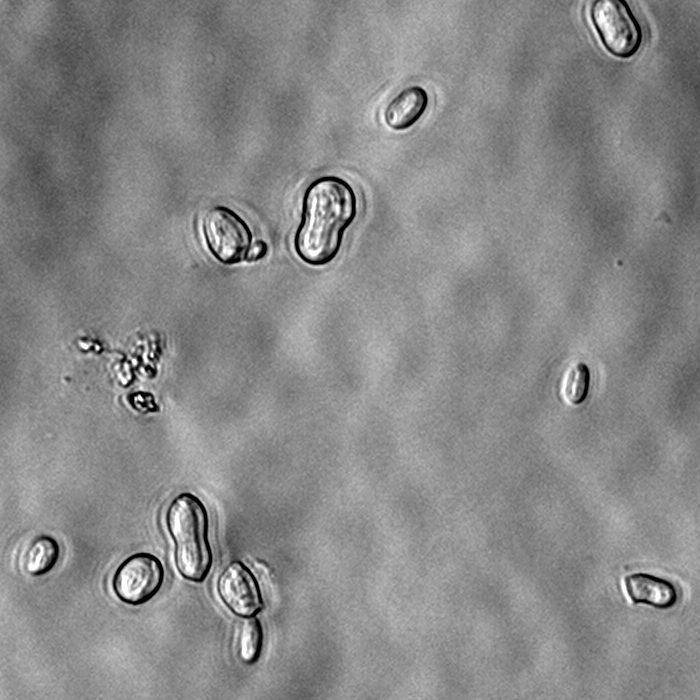
#> input picture data/segmentation_reference/20261005_h2o2_tr.png, 700 x 700 px, given in place of 179997_TRX2_dic.png, which was not available
$ python calibrate_focus_threshold.py
#> lines starting #> are read from the running program, lines starting #| are printed output that depends on the picture; after the words box and inside, x2 and y2 are one past the last pixel; in counts of white or black regions, pixels touching at a corner belong together; pictures that were not available may be replaced by others from this repository, and a replacement may not be noted
### ichnos_image/image_io.py
"""Reading image files off disk, and turning what a colour camera stores into
the 2D fluorescence plane the rest of the pipeline works on.

Extracted out of synthesize.py, which is a synthetic-data helper: the runtime
pipeline should not import its loader from a demo module.

The part that needs care is the second job. The camera on this setup is a
*colour* camera (QImaging MicroPublisher 3.3 RTV) saving 24-bit RGB. A GFP
acquisition and an mCherry acquisition are two separate exposures taken
through two different filter cubes, and each one lands on disk as a
three-component RGB image, not as a single-channel measurement. Deciding
which component -- or which calibrated combination of components -- stands
for "the green signal" is a measurement decision that changes every number
downstream, so this module refuses to make it silently.
"""
from __future__ import annotations

from pathlib import Path
from typing import Optional

import numpy as np
from PIL import Image

from . import instrument


# --------------------------------------------------------------------------
# Loading
# --------------------------------------------------------------------------


def load_image(path: str | Path) -> np.ndarray:
    """Load an image file as float64, shape unchanged.

    An RGB file comes back with its trailing axis of size 3 intact. Nothing
    is collapsed, rescaled or reordered here -- see
    extract_fluorescence_plane() for going from RGB to a 2D plane.
    """
    return np.array(Image.open(path)).astype(np.float64)


def load_png16(path: str | Path) -> np.ndarray:
    """Historical name for load_image(), kept so existing callers and the
    synthetic fixtures keep working. New code should call load_image().

    The name is misleading twice over: it loads any format PIL can read, and
    it returns float64 rather than uint16. That float64 return is exactly why
    saturation must come from the instrument profile and never be inferred
    from the array's dtype -- see saturation_value_for_file().
    """
    return load_image(path)


def save_png16(array: np.ndarray, path: str | Path) -> None:
    """Write a 16-bit PNG. Used for synthetic fixtures, not for real data."""
    Image.fromarray(np.clip(array, 0, 65535).astype(np.uint16)).save(path)


# [11 lines left out: function saturation_value_for_file, not called in this run]


# --------------------------------------------------------------------------
# RGB -> one fluorescence plane
# --------------------------------------------------------------------------

#: How to reduce a stored RGB acquisition to one 2D plane.
#:
#: "R", "G", "B"   take that single component. For a colour camera behind a
#:                 single-band emission filter this is usually the honest
#:                 choice: the signal lands predominantly on the Bayer
#:                 component matching the emission band, and the other two
#:                 carry mostly crosstalk and noise.
#: "sum"           add the three components. Keeps all the photons, but the
#:                 per-component white balance (R5/G3/B2 on this preset) is
#:                 then baked in unevenly, so it is only meaningful if that
#:                 balance is fixed and documented.
#: "luminance"     the usual 0.299/0.587/0.114 perceptual weighting. Designed
#:                 for how displays look to people, NOT for photometry.
EXTRACTION_METHODS = ("R", "G", "B", "sum", "luminance")

_LUMINANCE_WEIGHTS = (0.299, 0.587, 0.114)


class UncalibratedExtractionError(RuntimeError):
    """Raised when a 2D plane is requested from an RGB image without saying
    how to reduce it."""


# [94 lines left out: functions extract_fluorescence_plane, plane_for_channel, saturation_mask_for_image, not called in this run]

### ichnos_image/segment.py
"""bright-field/DIC -> per-cell label masks (Stage 2), plus a couple of
Stage-2/7 helpers (border-touching cells, focus score) that naturally operate
on the same phase/DIC image used for segmentation.
"""
from __future__ import annotations

import numpy as np
from scipy import ndimage as ndi
from skimage import filters, morphology, segmentation, measure
from skimage.feature import peak_local_max
from inspect import signature

_REMOVE_SMALL_OBJECTS_HAS_MAX_SIZE = (
    "max_size"
    in signature(morphology.remove_small_objects).parameters
)


def _remove_objects_below_size(
    binary: np.ndarray, min_size: int
) -> np.ndarray:
    """Keep connected objects containing at least min_size pixels."""
    if min_size <= 0:
        return binary.copy()

    if _REMOVE_SMALL_OBJECTS_HAS_MAX_SIZE:
        return morphology.remove_small_objects(
            binary, max_size=min_size - 1
        )

    # Compatibility with scikit-image versions before 0.26.
    return morphology.remove_small_objects(
        binary, min_size=min_size
    )

# [14 lines left out: function foreground_fraction, not called in this run]


def segment_cells(
    bf_image: np.ndarray, method: str = "otsu", min_size: int = 30, resize_factor: float = 1.0, **cellpose_kwargs
) -> np.ndarray:
    """Return an integer label mask (0 = background) for a bright-field/DIC image.

    method="sparse" is for fluorescence frames, where cells occupy a few
    percent of the pixels and the histogram has one mode (background), not
    two. Both other methods assume otherwise; see _segment_sparse.

    method="cellpose" needs the optional cellpose+torch dependencies (deep
    learning segmentation, preferred for stress-distorted morphology per the
    team's protocol) -- ~110s/image on CPU for a real 535x512 DIC image, so
    batch runs may need either GPU or a resize_factor < 1.0 (see below --
    unlike "otsu", cellpose tolerates this well). See
    scripts/estimate_cellpose_throughput.py to turn that per-image number
    into a "how long will my real batch take" estimate.

    method="transmitted" is for bright-field frames, where cells are dark
    rims with bright halos rather than bright objects; see
    _segment_transmitted. "sparse" on such a frame returns the halos.

    method="otsu" (default) is a classical Otsu + watershed fallback with no
    heavy dependencies, good enough for tests/prototyping.

    resize_factor < 1.0 downsamples before segmenting and scales the label
    mask back up (nearest-neighbor, so label ids stay intact). Measured
    effect differs sharply by method -- always check
    scripts/evaluate_resize_accuracy_tradeoff.py / a real-image cell-count
    sanity check for your own case before relying on it, don't assume either
    number below transfers:
    - "cellpose": degrades gracefully on a real DIC image -- resize_factor=0.5
      kept 75/79 cells (95%) at 2.6x the speed (42s vs 110s); 0.25 kept
      65/79 (82%) at 5.7x the speed (19s). A real, usable throughput lever.
    - "otsu": breaks down hard well before that -- F1 against synthetic
      ground truth collapsed from 0.83 (resize_factor=1.0) to 0.33 at 0.75
      and to 0.0 by 0.5, because its edge-detection kernels (segment.py's
      internal sigma values) are fixed in *pixels* and stop resolving
      nearby cell boundaries once the image shrinks -- they don't scale
      with resize_factor. Don't downsample "otsu" runs; it isn't the
      resize/upsample bookkeeping that fails (label positions stay
      correct), it's this method's fixed-scale kernels.
    """
    if resize_factor != 1.0:
        return _segment_resized(bf_image, method=method, min_size=min_size, resize_factor=resize_factor, **cellpose_kwargs)
    if method == "cellpose":
        return _segment_cellpose(bf_image, **cellpose_kwargs)
    if method == "otsu":
        return _segment_otsu(bf_image, min_size=min_size)
    if method == "sparse":
        return _segment_sparse(bf_image, min_size=min_size, **cellpose_kwargs)
    if method == "transmitted":
        return _segment_transmitted(bf_image, min_size=min_size, **cellpose_kwargs)
    if method == "brightfield_rim":
        # Sizes come from pixel_size_um and the *_um settings; min_size (pixels)
        # does not apply, so a pixel-based default cannot leak into a µm method.
        return _segment_brightfield_rim(bf_image, **cellpose_kwargs)
    raise ValueError(f"unknown segmentation method: {method!r}")


# [51 lines left out: function _segment_transmitted, not called in this run]


def _disk_px(radius_um: float, pixel_size_um: float) -> int:
    return max(round(radius_um / pixel_size_um), 0)


# [109 lines left out: functions _quadratic_surface, _segment_brightfield_rim, not called in this run]


def _local_std(image: np.ndarray, window: int) -> np.ndarray:
    mean = ndi.uniform_filter(image, window)
    return np.sqrt(np.maximum(ndi.uniform_filter(image * image, window) - mean * mean, 0.0))


# [51 lines left out: functions _erode_keeping_objects, _segment_resized, load_cellpose_model, _segment_cellpose, not called in this run]


def _segment_otsu(bf_image: np.ndarray, min_size: int = 30) -> np.ndarray:
#> called with min_size = 30
    image = bf_image.astype(float)
    image = (image - image.min()) / (np.ptp(image) + 1e-9)

    # Threshold on local edge/texture "activity" rather than raw intensity.
    # DIC/phase cells stand out by internal structure and boundary contrast,
    # not by being reliably brighter or darker than one global level -- a
    # plain global-intensity Otsu threshold (even after flattening a slow
    # illumination gradient) misclassified large low-contrast background
    # regions as foreground on real DIC test images, producing a spurious
    # web of "cells" across empty background. Edge activity stays low there
    # regardless of absolute brightness or gentle shading.
    smoothed = filters.gaussian(image, sigma=1.0)
    activity = filters.gaussian(filters.sobel(smoothed), sigma=3.0)
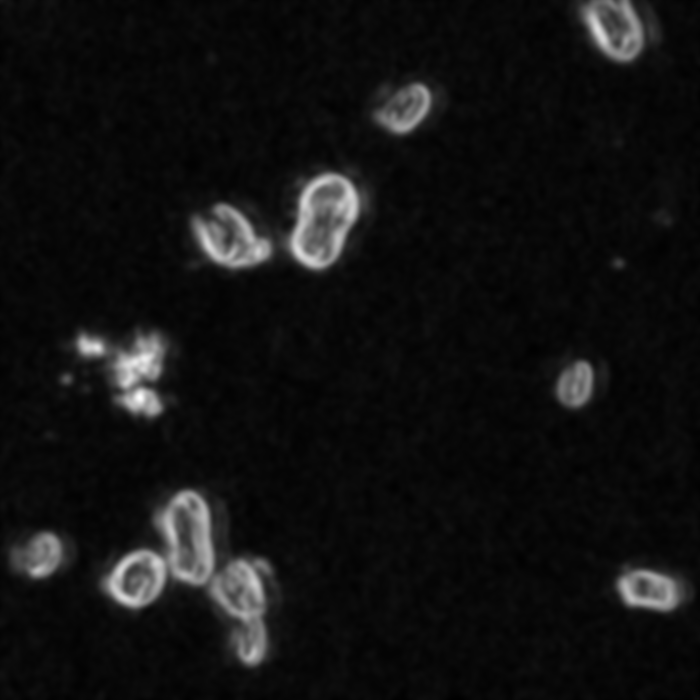
#> activity: shape (700, 700) float64; min 0.00383, max 0.221, mean 0.0193; drawn with min black and max white
    threshold = filters.threshold_otsu(activity)
#> threshold = 0.0601
    binary = activity > threshold
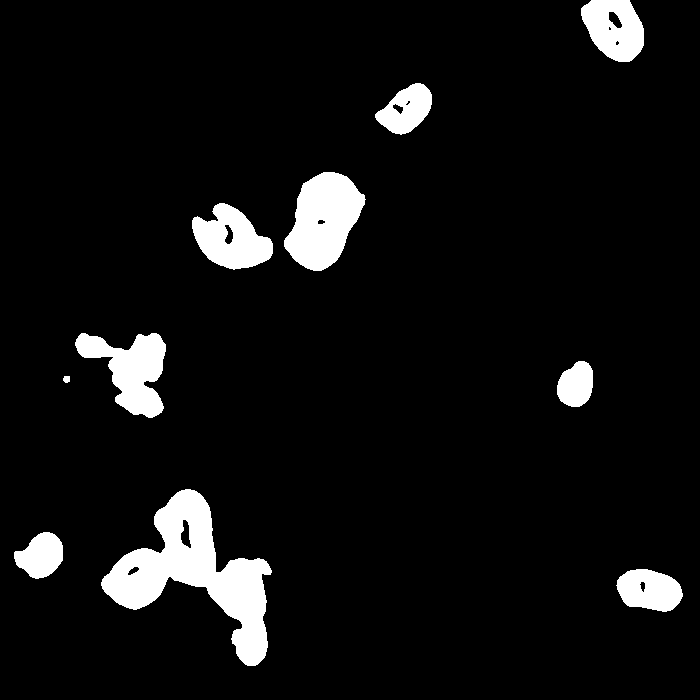
#> binary: shape (700, 700) bool; 6.9% white; 10 white regions, largest, box (x1, y1, x2, y2) and area: (101, 489, 272, 666) 11385, (284, 172, 366, 271) 5262, (75, 333, 166, 418) 4084

    # edges alone are a ring, not a filled cell -- close small gaps in the
    # ring then fill it completely (not just small holes) to get solid masks
    binary = morphology.closing(
    binary, morphology.disk(3), mode="ignore"
    )
#> binary: shape (700, 700) bool; 7% white; 10 white regions, largest, box (x1, y1, x2, y2) and area: (101, 489, 272, 666) 11531, (284, 172, 366, 271) 5286, (75, 333, 166, 418) 4140
    binary = ndi.binary_fill_holes(binary)
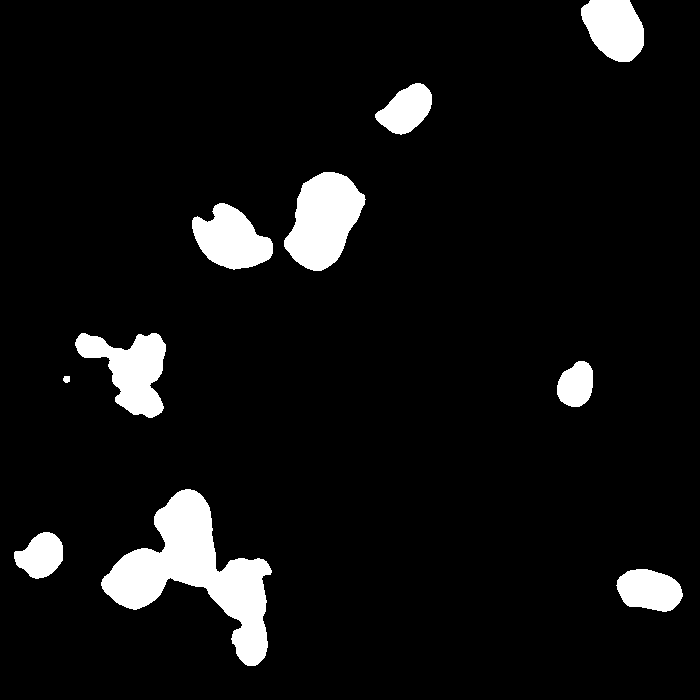
#> binary: shape (700, 700) bool; 7% white; 10 white regions, largest, box (x1, y1, x2, y2) and area: (101, 489, 272, 666) 11633, (284, 172, 366, 271) 5286, (75, 333, 166, 418) 4140
    binary = _remove_objects_below_size(binary, min_size)

    return _split_touching(binary)


# [78 lines left out: function _segment_sparse, not called in this run]


def _split_touching(binary: np.ndarray) -> np.ndarray:
    """Watershed on the distance transform, so touching cells stay separate."""
    distance = ndi.distance_transform_edt(binary)
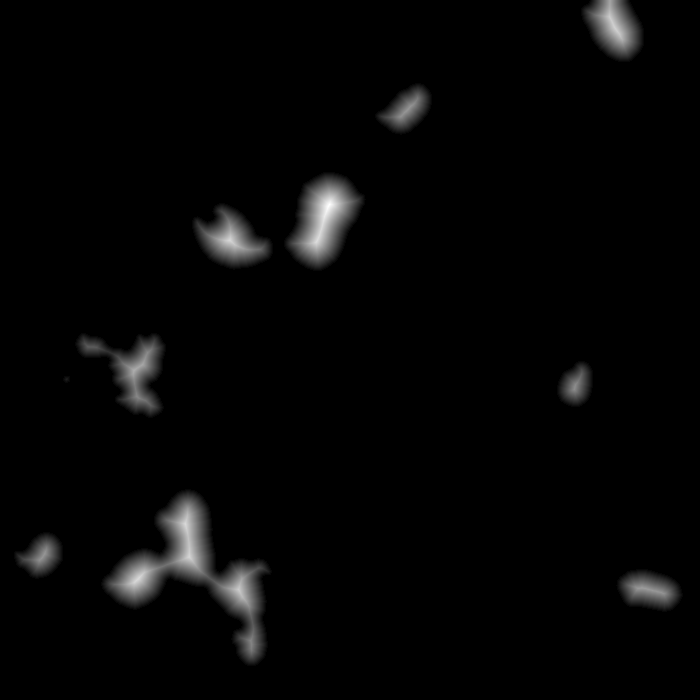
#> distance: shape (700, 700) float64; min 0, max 31.62, mean 0.7; drawn with min black and max white
    peaks = peak_local_max(distance, min_distance=5, labels=binary.astype(int))
#> peaks = 20 rows, first 8: [204, 329], [237, 318], [578, 138], [524, 185], [240, 229], [556, 189], [27, 614], [18, 610]
    markers = np.zeros_like(binary, dtype=np.int32)
    for i, (r, c) in enumerate(peaks, start=1):
        markers[r, c] = i
#> this loop made 20 passes
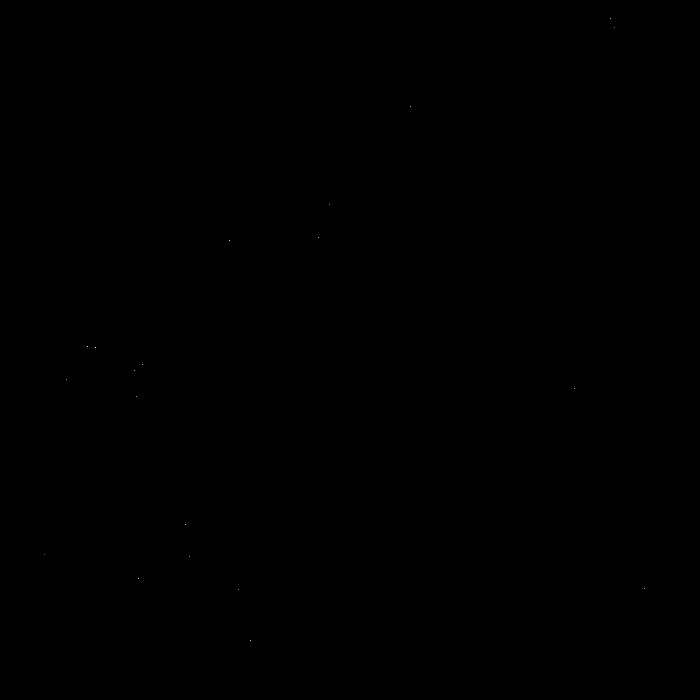
#> markers: shape (700, 700) int32; 21 distinct labels, from 0 to 20; one colour per label, 0 black
    markers = ndi.label(markers)[0]
#> markers: shape (700, 700) int32; 21 distinct labels, from 0 to 20
    return segmentation.watershed(-distance, markers, mask=binary).astype(np.int32)
#> returned value: shape (700, 700) int32; 21 distinct labels, from 0 to 20
#> (the rest of the program and of its run is left out)
